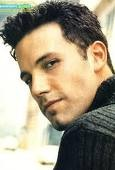
#> input picture Resources/Faces/train/Ben Afflek/1.jpg, 115 x 170 px
$ python -i module.py   (imports and definitions only)
#> lines starting #> are read from the running program, lines starting #| are printed output that depends on the picture; after the words box and inside, x2 and y2 are one past the last pixel; in counts of white or black regions, pixels touching at a corner belong together
#importing necessary packages
import cv2 as cv
import numpy as np
from matplotlib import pyplot as plt

#reading an image
# [183 lines left out: functions read_image, read_video, rescale_image, rescale_video, paint_image, draw_rectangle and 6 more, not called in this run]

#Erosion
def img_ERODE(image_path,):


#> called with image_path = 'Resources/Faces/train/Ben Afflek/1.jpg'
    img = cv.imread(image_path)
#> img is the input picture: shape (170, 115, 3); mean B, G, R 130.9, 151.7, 161.1
    canny = cv.Canny(img,125,175)
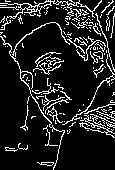
#> canny: shape (170, 115); 13.3% white in thin lines or dots
    dialated = cv.dilate(canny,(3,3),iterations=1)
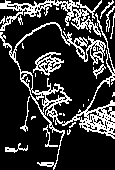
#> dialated: shape (170, 115); 21.7% white in thin lines or dots
    eroded = cv.erode(dialated,(3,3),iterations=1)
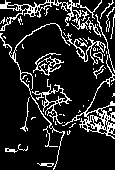
#> eroded: shape (170, 115); 15.1% white in thin lines or dots
    cv.imshow('Eroded',eroded)
    cv.waitKey(0)
    cv.destroyAllWindows()

#Image scaling
# [410 lines left out: functions img_SCALE_ENLARGE, img_SCALE_SHRINK, img_FIND_CONTOURS, image_translate, img_flipV, img_flipH and 19 more, not called in this run]


>>> result = img_ERODE('Resources/Faces/train/Ben Afflek/1.jpg')

$ run again, on Resources/Faces/train/Ben Afflek/10.jpg
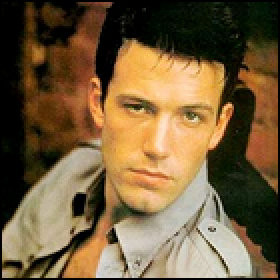
#> input picture Resources/Faces/train/Ben Afflek/10.jpg, 140 x 140 px (shown 2 times larger)
#> in img_ERODE, img is the input picture: shape (140, 140, 3); mean B, G, R 60.5, 93.3, 116
#> in img_ERODE, `canny = cv.Canny(img,125,175)`:
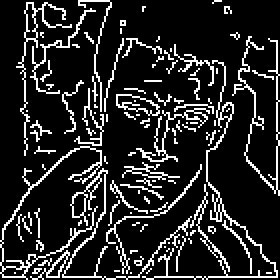
#> canny: shape (140, 140) (shown 2 times larger); 15.2% white in thin lines or dots
#> dialated: shape (140, 140); 23.4% white in thin lines or dots
#> in img_ERODE, `eroded = cv.erode(dialated,(3,3),iterations=1)`:
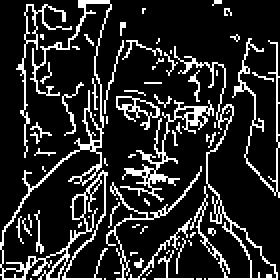
#> eroded: shape (140, 140) (shown 2 times larger); 16.3% white in thin lines or dots

$ run again, on Resources/Faces/train/Ben Afflek/12.jpg
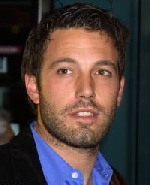
#> input picture Resources/Faces/train/Ben Afflek/12.jpg, 150 x 185 px
#> in img_ERODE, img is the input picture: shape (185, 150, 3); mean B, G, R 60.5, 62.7, 77.8
#> in img_ERODE, `canny = cv.Canny(img,125,175)`:
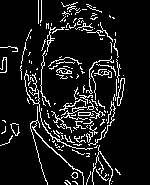
#> canny: shape (185, 150); 10% white in thin lines or dots, all inside (x1, y1, x2, y2) = (0, 0, 125, 185)
#> in img_ERODE, `eroded = cv.erode(dialated,(3,3),iterations=1)`:
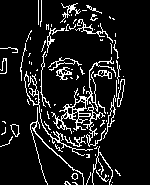
#> eroded: shape (185, 150); 10.8% white in thin lines or dots, all inside (x1, y1, x2, y2) = (0, 0, 125, 185)
